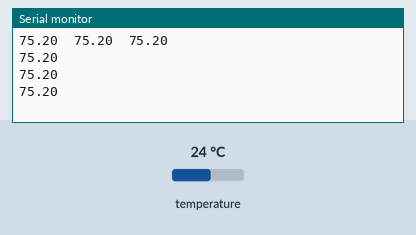
This sketch was run on a simulated Arduino Uno, built with avr-gcc and run on an emulated ATmega328P. On the bench: the last lines printed to the serial monitor. Inputs (shaded band) come from the test bench; at power-on: temperature 24 °C.

Above: at 9.9 s.
10.0 s: temperature set to 12 °C
At 10.8 s:
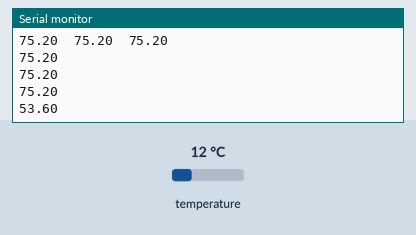
11.5 s: temperature set to 19 °C
At 11.9 s:
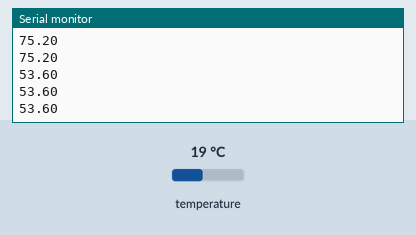
Timing chart, 0 to 14.5 s (numbered marks = the images above; inputs shaded):
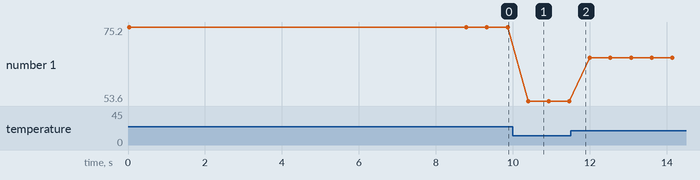

The sketch:

multi_DS18x20_Test.ino
```cpp
#include <OneWire.h>

// OneWire DS18S20, DS18B20, DS1822 Temperature Example
//
// http://www.pjrc.com/teensy/td_libs_OneWire.html
//
// The DallasTemperature library can do all this work for you!
// http://milesburton.com/Dallas_Temperature_Control_Library

OneWire  ds(2);  // on pin 10 (a 4.7K resistor is necessary)

void setup(void) {
  Serial.begin(9600);

  byte addr[8];
  ds.search(addr);
  for(int i = 0; i < 8; i++){
    Serial.print(addr[i]);
  }
  Serial.println();

  byte data[12];
  float celsius, fahrenheit;
  int16_t raw;

  for(int k = 0; k < 1000; k++){
      ds.reset();
      ds.select(addr);
      ds.write(0x44, 1);
      ds.reset();
      ds.select(addr);
      ds.write(0xBE);

      for (int i = 0; i < 9; i++) {           // we need 9 bytes
        data[i] = ds.read();
      }

      raw = (data[1] << 8) | data[0];
      fahrenheit = (float)(raw / 16.0) * 1.8 + 32.0;
      Serial.print(fahrenheit);
      Serial.print("\t");
      if((k % 12) == 0 ) Serial.println();
  }

  Serial.println("\n\n");
}

void loop(void) {
  byte i;
  byte present = 0;
  byte type_s = 0;
  byte data[12];
  byte addr[8];
  float celsius, fahrenheit;

  if ( !ds.search(addr)) {
//    Serial.println("No more addresses.");
    Serial.print("\n");
    ds.reset_search();
//    delay(50);
    return;
  }

//  Serial.print("ROM =");
  for( i = 0; i < 8; i++) {
//    Serial.write(' ');
//    Serial.print(addr[i], HEX);
  }

  if (OneWire::crc8(addr, 7) != addr[7]) {
      Serial.println("CRC is not valid!");
      return;
  }
//  Serial.println();

  // the first ROM byte indicates which chip
//  switch (addr[0]) {
//    case 0x10:
//      Serial.println("  Chip = DS18S20");  // or old DS1820
//      type_s = 1;
//      break;
//    case 0x28:
//      Serial.println("  Chip = DS18B20");
//      type_s = 0;
//      break;
//    case 0x22:
//      Serial.println("  Chip = DS1822");
//      type_s = 0;
//      break;
//    default:
//      Serial.println("Device is not a DS18x20 family device.");
//      return;
//  }

  ds.reset();
  ds.select(addr);
  ds.write(0x44, 1);        // start conversion, with parasite power on at the end

//  delay(700);     // maybe 750ms is enough, maybe not
  // we might do a ds.depower() here, but the reset will take care of it.

  present = ds.reset();
  ds.select(addr);
  ds.write(0xBE);         // Read Scratchpad

//  Serial.print("  Data = ");
//  Serial.print(present, HEX);
//  Serial.print(" ");
  for ( i = 0; i < 9; i++) {           // we need 9 bytes
    data[i] = ds.read();
//    Serial.print(data[i], HEX);
//    Serial.print(" ");
  }
//  Serial.print(" CRC=");
//  Serial.print(OneWire::crc8(data, 8), HEX);
//  Serial.println();

  // Convert the data to actual temperature
  // because the result is a 16 bit signed integer, it should
  // be stored to an "int16_t" type, which is always 16 bits
  // even when compiled on a 32 bit processor.
  int16_t raw = (data[1] << 8) | data[0];
  if (type_s) {
    raw = raw << 3; // 9 bit resolution default
    if (data[7] == 0x10) {
      // "count remain" gives full 12 bit resolution
      raw = (raw & 0xFFF0) + 12 - data[6];
    }
  } else {
    byte cfg = (data[4] & 0x60);
    // at lower res, the low bits are undefined, so let's zero them
    if (cfg == 0x00) raw = raw & ~7;  // 9 bit resolution, 93.75 ms
    else if (cfg == 0x20) raw = raw & ~3; // 10 bit res, 187.5 ms
    else if (cfg == 0x40) raw = raw & ~1; // 11 bit res, 375 ms
    //// default is 12 bit resolution, 750 ms conversion time
  }
  celsius = (float)raw / 16.0;
  fahrenheit = celsius * 1.8 + 32.0;
//  Serial.print("Temperature = ");
//  Serial.print(celsius);
//  Serial.print(" Celsius, ");
  Serial.print(fahrenheit);
    Serial.print('\t');
//  Serial.print(" Fahrenheit");
//  Serial.println();
  delay(500);
}
```

Measured:
- after the input at 10.0 s, the serial monitor: prints a new line after 0.40 s (image 1)
- plotted number 1: 75.2 → 53.6 after the input at 10.0 s, 53.6 → 66.2 after the input at 11.5 s
